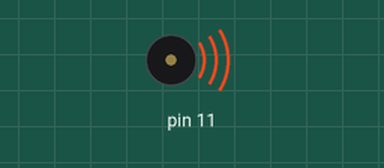
This sketch was run on a simulated Arduino Uno, built with avr-gcc and run on an emulated ATmega328P. Shown: buzzer (waves = sounding).

Above: at 0.1 s.
At 21.7 s:
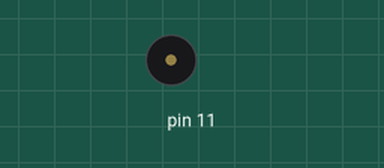
Timing chart, 0 to 23.2 s (numbered marks = the images above):
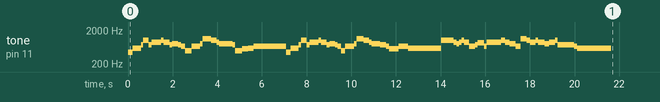

The sketch:

Doraemon.ino
```cpp
void song(int buzzerPin){

  tone(buzzerPin, 440);
  delay(222);
  noTone(buzzerPin);

  tone(buzzerPin, 587);
  delay(108);
  noTone(buzzerPin);

  tone(buzzerPin, 587);
  delay(274);
  noTone(buzzerPin);

  tone(buzzerPin, 740);
  delay(88);
  noTone(buzzerPin);

  tone(buzzerPin, 988);
  delay(248);
  noTone(buzzerPin);

  tone(buzzerPin, 740);
  delay(114);
  noTone(buzzerPin);

  tone(buzzerPin, 880);
  delay(186);
  noTone(buzzerPin);

  tone(buzzerPin, 880);
  delay(243);
  noTone(buzzerPin);

  tone(buzzerPin, 988);
  delay(129);
  noTone(buzzerPin);

  tone(buzzerPin, 880);
  delay(258);
  noTone(buzzerPin);

  tone(buzzerPin, 740);
  delay(119);
  noTone(buzzerPin);

  tone(buzzerPin, 784);
  delay(269);
  noTone(buzzerPin);

  tone(buzzerPin, 740);
  delay(129);
  noTone(buzzerPin);

  tone(buzzerPin, 659);
  delay(186);
  noTone(buzzerPin);

  tone(buzzerPin, 494);
  delay(279);
  noTone(buzzerPin);

  tone(buzzerPin, 659);
  delay(108);
  noTone(buzzerPin);

  tone(buzzerPin, 659);
  delay(274);
  noTone(buzzerPin);

  tone(buzzerPin, 784);
  delay(119);
  noTone(buzzerPin);

  tone(buzzerPin, 1109);
  delay(243);
  noTone(buzzerPin);

  tone(buzzerPin, 1109);
  delay(124);
  noTone(buzzerPin);

  tone(buzzerPin, 988);
  delay(248);
  noTone(buzzerPin);

  tone(buzzerPin, 880);
  delay(119);
  noTone(buzzerPin);

  tone(buzzerPin, 784);
  delay(320);
  noTone(buzzerPin);

  tone(buzzerPin, 784);
  delay(274);
  noTone(buzzerPin);

  tone(buzzerPin, 740);
  delay(129);
  noTone(buzzerPin);

  tone(buzzerPin, 494);
  delay(300);
  noTone(buzzerPin);

  tone(buzzerPin, 554);
  delay(284);
  noTone(buzzerPin);

  tone(buzzerPin, 587);
  delay(248);
  noTone(buzzerPin);

  tone(buzzerPin, 659);
  delay(1436);
  noTone(buzzerPin);

  tone(buzzerPin, 440);
  delay(217);
  noTone(buzzerPin);

  tone(buzzerPin, 587);
  delay(93);
  noTone(buzzerPin);

  tone(buzzerPin, 587);
  delay(269);
  noTone(buzzerPin);

  tone(buzzerPin, 740);
  delay(98);
  noTone(buzzerPin);

  tone(buzzerPin, 988);
  delay(243);
  noTone(buzzerPin);

  tone(buzzerPin, 740);
  delay(134);
  noTone(buzzerPin);

  tone(buzzerPin, 880);
  delay(191);
  noTone(buzzerPin);

  tone(buzzerPin, 880);
  delay(217);
  noTone(buzzerPin);

  tone(buzzerPin, 988);
  delay(114);
  noTone(buzzerPin);

  tone(buzzerPin, 880);
  delay(253);
  noTone(buzzerPin);

  tone(buzzerPin, 740);
  delay(119);
  noTone(buzzerPin);

  tone(buzzerPin, 784);
  delay(253);
  noTone(buzzerPin);

  tone(buzzerPin, 740);
  delay(108);
  noTone(buzzerPin);

  tone(buzzerPin, 659);
  delay(165);
  noTone(buzzerPin);

  tone(buzzerPin, 494);
  delay(186);
  noTone(buzzerPin);

  tone(buzzerPin, 659);
  delay(108);
  noTone(buzzerPin);

  tone(buzzerPin, 659);
  delay(284);
  noTone(buzzerPin);

  tone(buzzerPin, 784);
  delay(124);
  noTone(buzzerPin);

  tone(buzzerPin, 1109);
  delay(310);
  noTone(buzzerPin);

  tone(buzzerPin, 988);
  delay(232);
  noTone(buzzerPin);

  tone(buzzerPin, 880);
  delay(119);
  noTone(buzzerPin);

  tone(buzzerPin, 784);
  delay(253);
  noTone(buzzerPin);

  tone(buzzerPin, 784);
  delay(139);
  noTone(buzzerPin);

  tone(buzzerPin, 740);
  delay(269);
  noTone(buzzerPin);

  tone(buzzerPin, 659);
  delay(119);
  noTone(buzzerPin);

  tone(buzzerPin, 554);
  delay(424);
  noTone(buzzerPin);

  tone(buzzerPin, 659);
  delay(429);
  noTone(buzzerPin);

  tone(buzzerPin, 587);
  delay(1482);
  noTone(buzzerPin);

  tone(buzzerPin, 988);
  delay(274);
  noTone(buzzerPin);

  tone(buzzerPin, 988);
  delay(274);
  noTone(buzzerPin);

  tone(buzzerPin, 880);
  delay(145);
  noTone(buzzerPin);

  tone(buzzerPin, 784);
  delay(103);
  noTone(buzzerPin);

  tone(buzzerPin, 880);
  delay(119);
  noTone(buzzerPin);

  tone(buzzerPin, 988);
  delay(108);
  noTone(buzzerPin);

  tone(buzzerPin, 880);
  delay(227);
  noTone(buzzerPin);

  tone(buzzerPin, 659);
  delay(274);
  noTone(buzzerPin);

  tone(buzzerPin, 740);
  delay(114);
  noTone(buzzerPin);

  tone(buzzerPin, 831);
  delay(279);
  noTone(buzzerPin);

  tone(buzzerPin, 659);
  delay(119);
  noTone(buzzerPin);

  tone(buzzerPin, 880);
  delay(640);
  noTone(buzzerPin);

  tone(buzzerPin, 988);
  delay(181);
  noTone(buzzerPin);

  tone(buzzerPin, 880);
  delay(212);
  noTone(buzzerPin);

  tone(buzzerPin, 784);
  delay(274);
  noTone(buzzerPin);

  tone(buzzerPin, 659);
  delay(212);
  noTone(buzzerPin);

  tone(buzzerPin, 1109);
  delay(279);
  noTone(buzzerPin);

  tone(buzzerPin, 988);
  delay(145);
  noTone(buzzerPin);

  tone(buzzerPin, 880);
  delay(258);
  noTone(buzzerPin);

  tone(buzzerPin, 988);
  delay(114);
  noTone(buzzerPin);

  tone(buzzerPin, 880);
  delay(289);
  noTone(buzzerPin);

  tone(buzzerPin, 784);
  delay(191);
  noTone(buzzerPin);

  tone(buzzerPin, 880);
  delay(269);
  noTone(buzzerPin);

  tone(buzzerPin, 988);
  delay(119);
  noTone(buzzerPin);

  tone(buzzerPin, 740);
  delay(733);
  noTone(buzzerPin);

  tone(buzzerPin, 659);
  delay(145);
  noTone(buzzerPin);

  tone(buzzerPin, 587);
  delay(1524);
  noTone(buzzerPin);
}

void setup() {
  // put your setup code here, to run once:
  // call the song function with digital pin
  song(11);
}

void loop() {
  // put your main code here, to run repeatedly:
}
```
